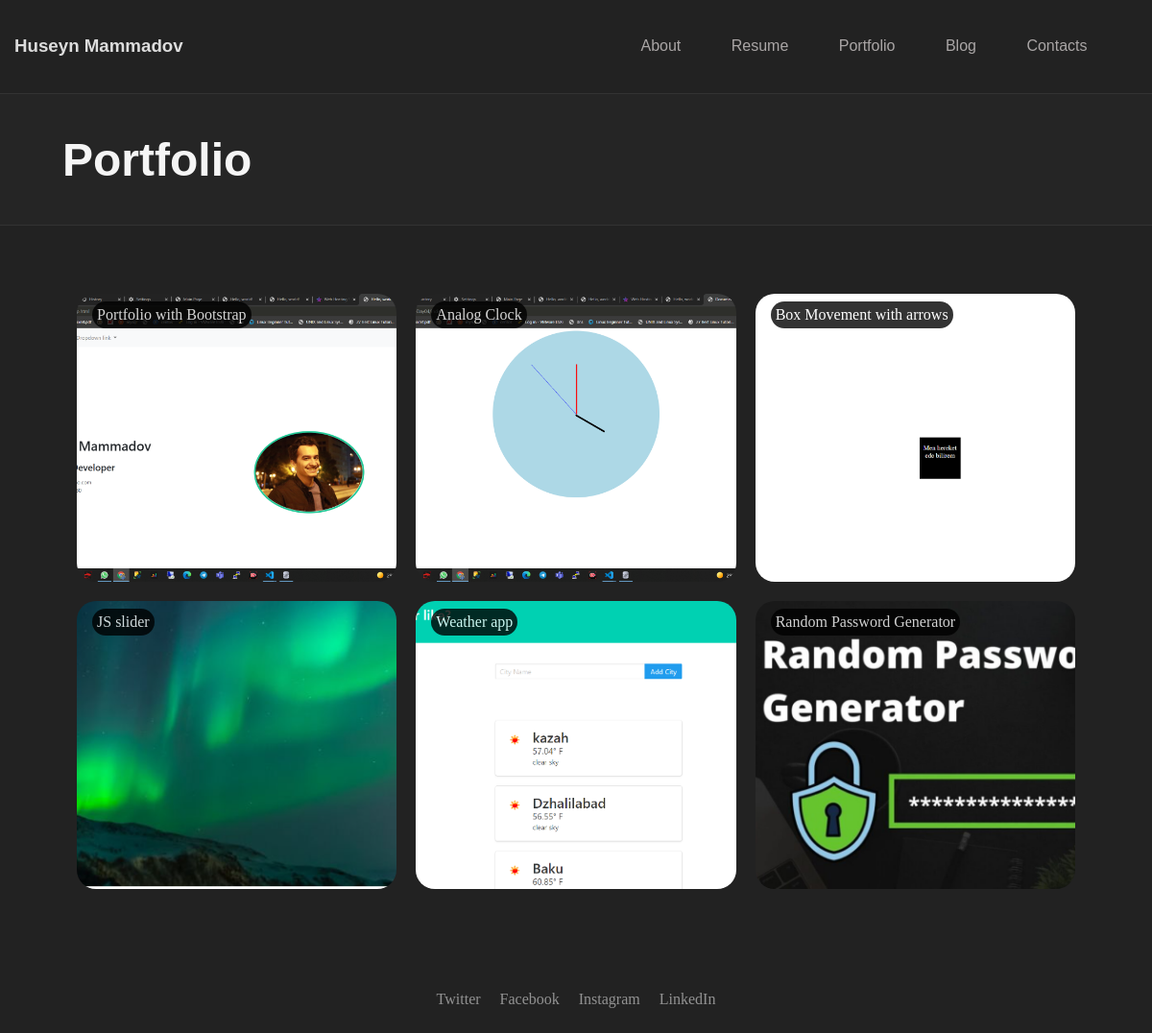
Page /portfolio on the earlier database version.
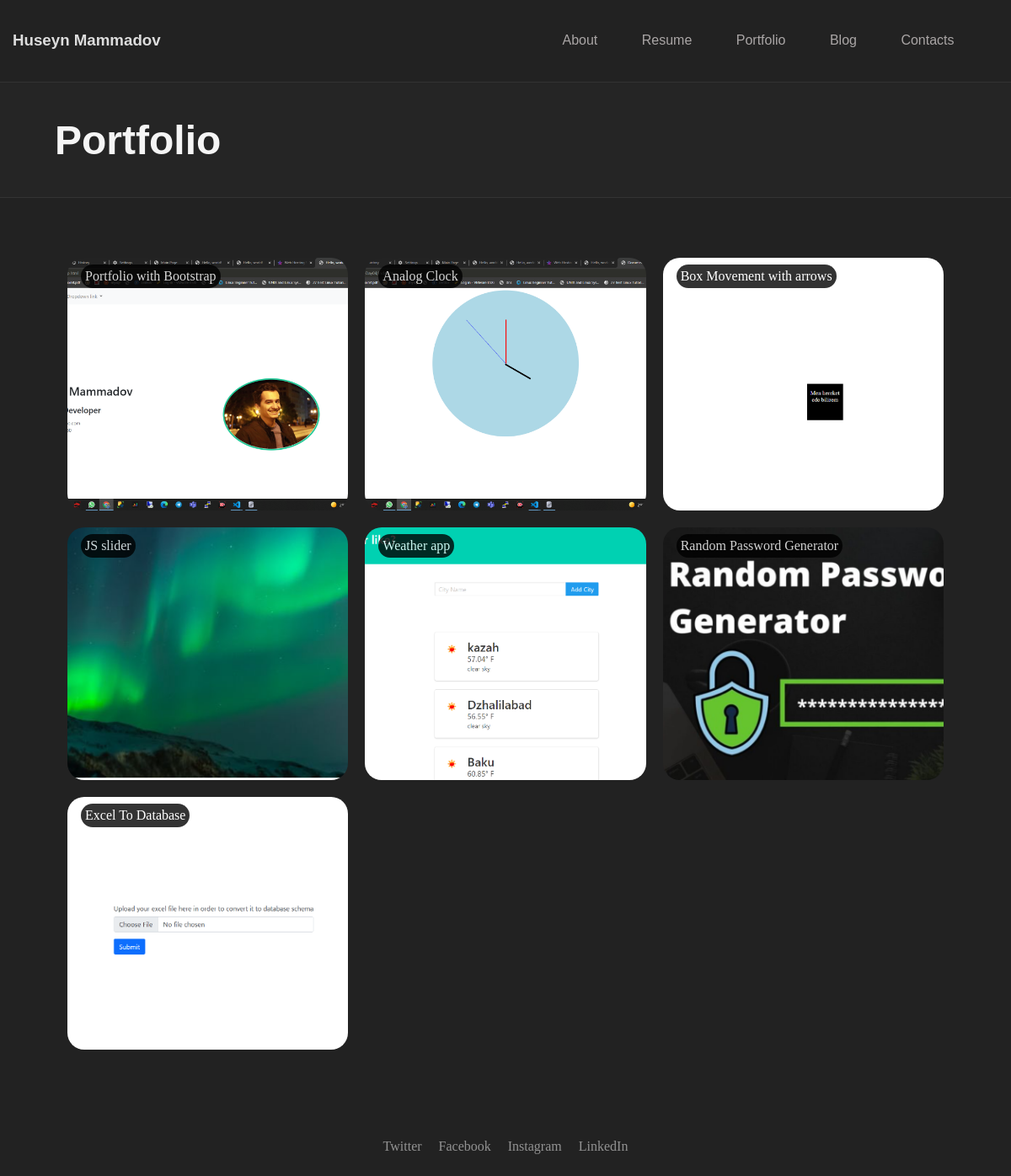
Same page on the later database version.
### models.py (models this page shows)
class Portfolio(db.Model):
    id=db.Column(db.Integer,primary_key=True)
    portfolio_img=db.Column(db.String(100))
    portfolio_name=db.Column(db.String(100))
    portfolio_link=db.Column(db.String(100))

### app/routes.py (the view)
@app.route("/portfolio")
def app_portfolio():
    from models import Portfolio
    work=Portfolio.query.all()
    return render_template("app/portfolio.html", work=work)

### templates/app/portfolio.html
{% extends "app/base.html" %}
{% block content %}
<section class="container-fluid text">
    <div class="col-12"></div>
        <div class="portfolio-text">
            <h1>Portfolio</h1>
        </div>
</section>
<section class="portfolio-type">
    <div class="col-12">
    </div>
</section>
<section class="portfolio-projects">
    {% for work in  work%}
    <a href="{{work.portfolio_link}}">
        <div class="portfolio-items">
            <img src="static/uploads/{{work.portfolio_img}}" alt="">
            <div class="top-left-text">{{work.portfolio_name}}</div>
        </div>
    </a>
    {% endfor %}
</section>
{% endblock %}

### templates/app/base.html (shortened to what this page needs)
<!DOCTYPE html>
<html lang="en">
<head>
    <link rel="stylesheet" href="https://cdnjs.cloudflare.com/ajax/libs/font-awesome/5.15.3/css/all.min.css"
    />
    <link rel="stylesheet" href="static/app/css/grid.css">
    <link rel="stylesheet" href="static/app/css/common.css">
    <link rel="stylesheet" href="static/app/css/style.css">
</head>
<body>
            <section id="navbar">
                <div class="container-fluid">
                    <div class="row bg-main" id="navbarr">
                        <div class="col-lg-6 col-sm-12">
                            <div class="text-logo">
                                    <h3><a href="/" style="list-style: none; text-decoration: none"><p style="color: #ddd;">Huseyn Mammadov</p></a></h3>
                            </div>
                        </div>
                        <div class="col-lg-6 col-sm-12 px-0">
                            <div class="navbar-menu">
                                <ul>
                                    <li><a href="/">About</a></li>
                                    <li><a href="/resume">Resume</a></li>
                                    <li><a href="/portfolio">Portfolio</a></li>
                                    <li><a href="/blog">Blog</a></li>
                                    <li><a href="/contact">Contacts</a></li>
                                </ul>
                            </div>
                        </div>
                    </div>
                </div>
            </section>
            {% block content %}
            {% endblock %}
            <section class="footer">
                <div class="footer-container">
                    <div class="footer-social">
                        <ul>
                            <li><a style="list-style: none; text-decoration: none; color:#ddd" href="https://twitter.com/Huseinmv">Twitter</a></li>
                            <li><a style="list-style: none; text-decoration: none; color:#ddd" href="https://www.facebook.com/mammadovh/">Facebook</a></li>
                            <li><a style="list-style: none; text-decoration: none; color:#ddd" href="https://www.instagram.com/husssein.mv/">Instagram</a></li>
                            <li><a style="list-style: none; text-decoration: none; color:#ddd" href="https://www.linkedin.com/in/huseyn-mammadov-b8578b166/">LinkedIn</a></li>
                        </ul>
                    </div>
                </div>
            </section>
</body>
</html>

### static/app/css/grid.css (style rules this page uses)
html { box-sizing: border-box; -ms-overflow-style: scrollbar; }
*, *::before, *::after { box-sizing: inherit; }
.container-fluid { width: 100%; padding-right: 15px; padding-left: 15px; margin-right: auto; margin-left: auto; }
.row { display: -webkit-box; display: -ms-flexbox; display: flex; -ms-flex-wrap: wrap; flex-wrap: wrap; margin-right: -15px; margin-left: -15px; }
.col-1, .col-2, .col-3, .col-4, .col-5, .col-6, .col-7, .col-8, .col-9, .col-10, .col-11, .col-12, .col, .col-auto, .col-sm-1, .col-sm-2, .col-sm-3, .col-sm-4, .col-sm-5, .col-sm-6, .col-sm-7, .col-sm-8, .col-sm-9, .col-sm-10, .col-sm-11, .col-sm-12, .col-sm, .col-sm-auto, .col-md-1, .col-md-2, .col-md-3, .col-md-4, .col-md-5, .col-md-6, .col-md-7, .col-md-8, .col-md-9, .col-md-10, .col-md-11, .col-md-12, .col-md, .col-md-auto, .col-lg-1, .col-lg-2, .col-lg-3, .col-lg-4, .col-lg-5, .col-lg-6, .col-lg-7, .col-lg-8, .col-lg-9, .col-lg-10, .col-lg-11, .col-lg-12, .col-lg, .col-lg-auto, .col-xl-1, .col-xl-2, .col-xl-3, .col-xl-4, .col-xl-5, .col-xl-6, .col-xl-7, .col-xl-8, .col-xl-9, .col-xl-10, .col-xl-11, .col-xl-12, .col-xl, .col-xl-auto { position: relative; width: 100%; min-height: 1px; padding-right: 15px; padding-left: 15px; }
.col-12 { -webkit-box-flex: 0; -ms-flex: 0 0 100%; flex: 0 0 100%; max-width: 100%; }
@media (min-width: 576px) { .col-sm-12 { -webkit-box-flex: 0; -ms-flex: 0 0 100%; flex: 0 0 100%; max-width: 100%; } }
@media (min-width: 992px) { .col-lg-6 { -webkit-box-flex: 0; -ms-flex: 0 0 50%; flex: 0 0 50%; max-width: 50%; } }

### static/app/css/style.css (style rules this page uses)
body p, h1, h2, h3, h4, h5 { font-family: "Poppins",Helvetica,sans-serif; color: #d5d5d5; }
body { background-color: #222; margin: 0px; }
.bg-main { background-color: #222; }
.text-logo { display: flex; justify-content: flex-start; align-items: center; }
.navbar-menu { height: 100%; max-width: 100%; }
.navbar-menu ul { display: flex; justify-content: space-evenly; list-style-type: none; align-items: center; height: 100%; padding: 0px; margin: 0px; }
.navbar-menu ul li { color: rgb(170, 166, 166); }
.navbar-menu ul li a { text-decoration: none; color: rgb(170, 166, 166); font-family: "Poppins",Helvetica,sans-serif; }
#navbarr { transition: all 1s ease; }
.portfolio-text h1 { font-size: 3em; color: #f5f5f5; }
.portfolio-text { margin:10px 50px; }
.text { border-top: 1px solid #333; border-bottom: 1px solid #333; background-color: #252525; }
.portfolio-type { margin-right: 80px; margin-top: 50px; }
.portfolio-projects { display: grid; grid-template-columns: repeat(3, 1fr); grid-gap: 20px; margin: 20px 80px; }
.portfolio-items { position: relative; text-align: center; color: white; height: 300px; overflow: hidden; border-radius: 20px; }
.top-left-text { position: absolute; top: 8px; left: 16px; background-color: black; padding: 5px; border-radius: 1rem; opacity: 0.8; }
.portfolio-items img { width: 100%; object-fit: cover; transition: all 0.3s ease; height: 100%; }
.footer-social ul li { list-style: none; margin: 20px 10px; opacity: 0.6; color: #ddd; }
.footer-container { display: flex; justify-content: center; margin: 70px 0px 0px 0px; }
.footer-social ul { display: flex; justify-content: flex-start; padding: 0px; }
::placeholder { color: #f5f5f5; }

Differences in the rows shown:
added Portfolio: portfolio_img (picture), portfolio_name "Excel To Database"
